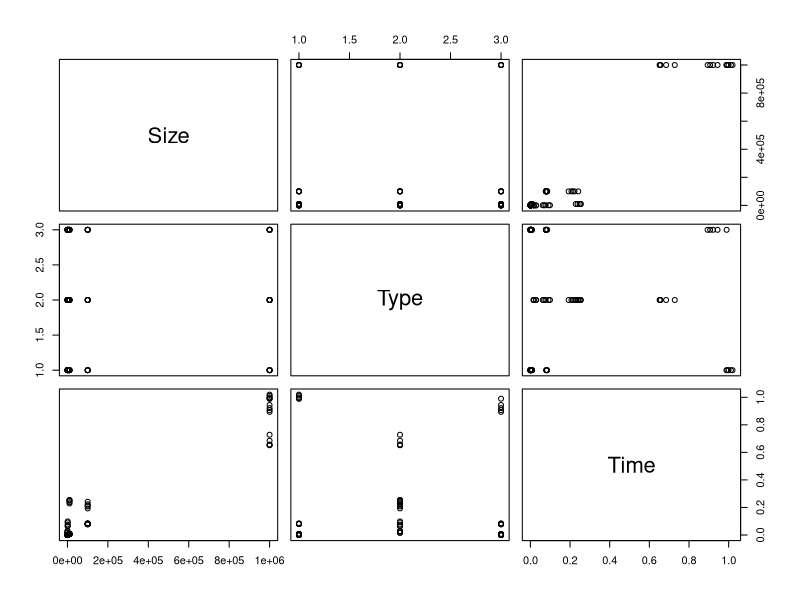
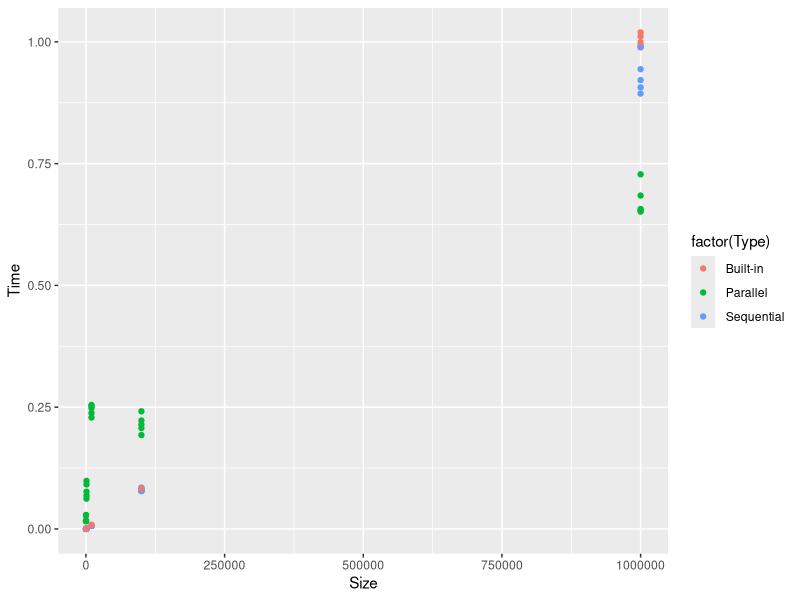
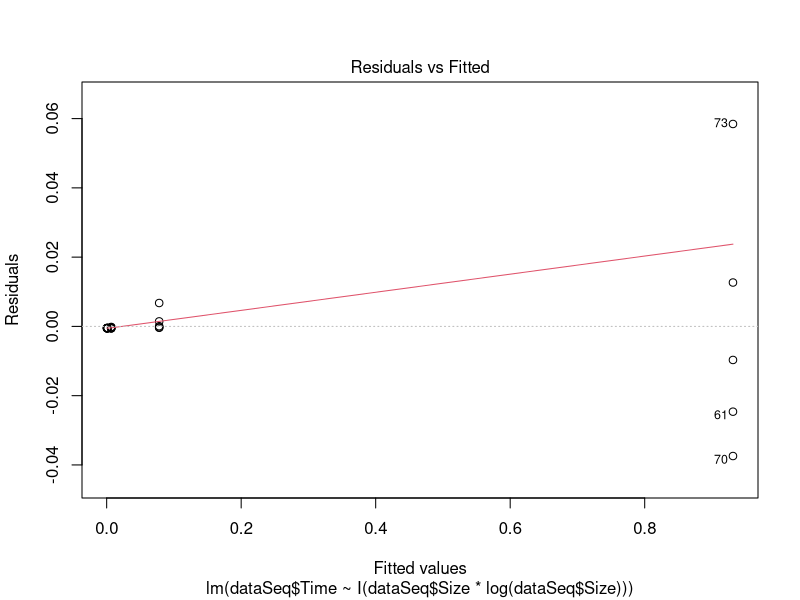
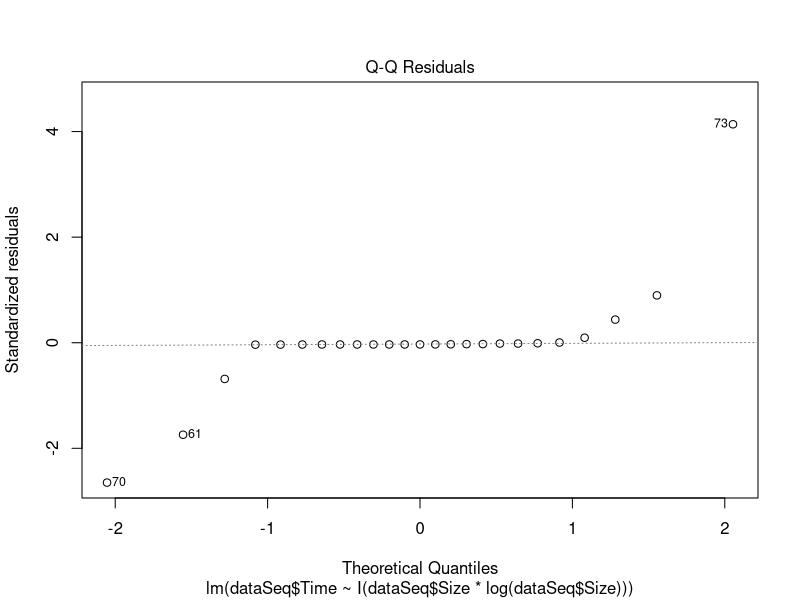
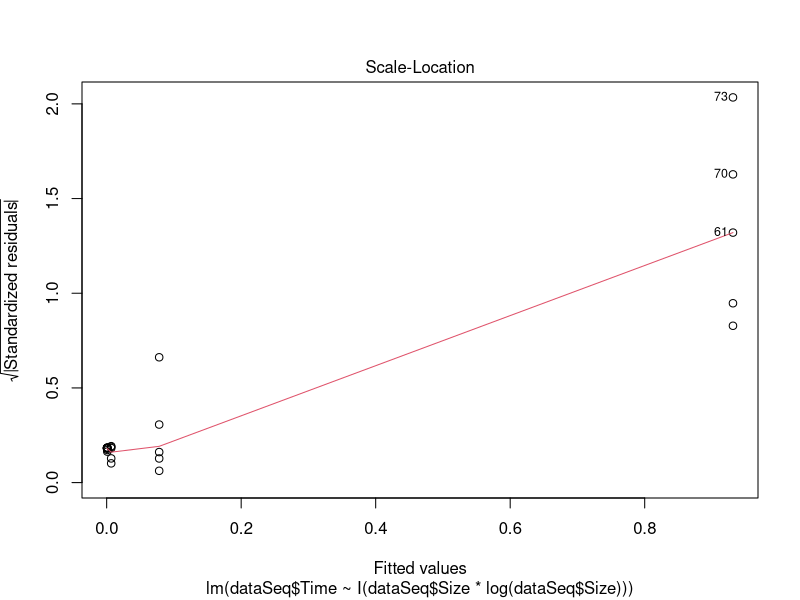
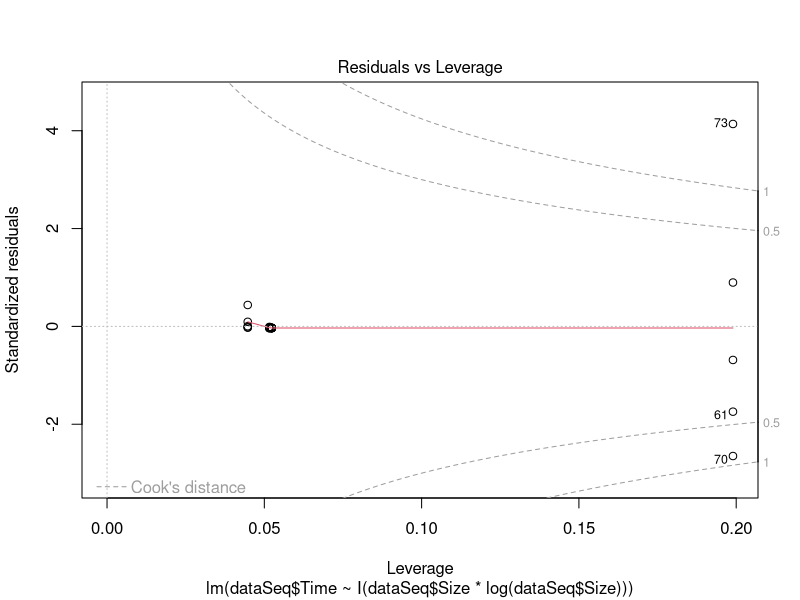
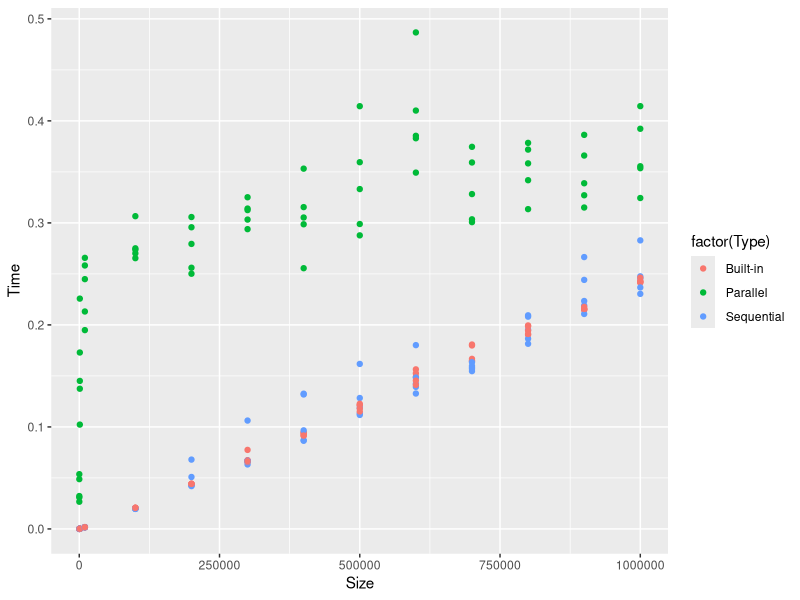
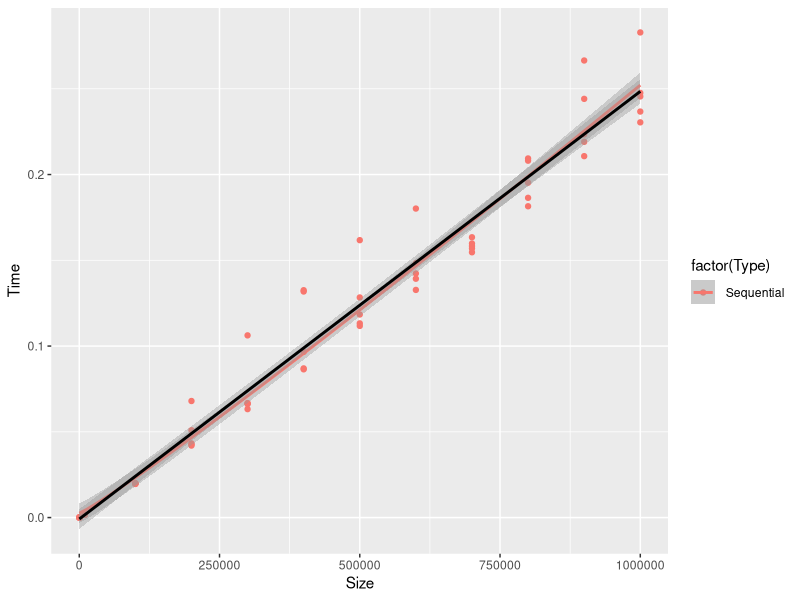

Generate these figures, in order, with R:
## ---- chunk 1
knitr::opts_chunk$set(echo = TRUE)
library(ggplot2)
## ---- chunk 2
data = read.csv("archive_quicksort/_measurements.csv")
plot(data)
head(data)
## ---- chunk 3
ggplot(data, aes(x=Size, y=Time, color = factor(Type))) + geom_point()
## ---- chunk 4
#test = aggregate(dataSeq$Time, by=list(Category=dataSeq$Size), FUN=mean)
dataSeq = data[data$Type==" Sequential",]
reg <- lm(data = dataSeq, dataSeq$Time~I(dataSeq$Size*log(dataSeq$Size)))
plot(reg)
summary(reg)
## ---- chunk 5
data_1 = read.csv("archive_quicksort/measurements_computer1.csv")

ggplot(data_1, aes(x=Size, y=Time, color = factor(Type))) + geom_point()
## ---- chunk 6
dataSeq_1 = data_1[data$Type==" Sequential",]
reg <- lm(data = dataSeq_1, dataSeq_1$Time~I(dataSeq_1$Size*log(dataSeq_1$Size)))
summary(reg)
## ---- chunk 7

graph = ggplot(dataSeq_1, aes(x=Size, y=Time, color = factor(Type))) + geom_point()

graph + geom_smooth(method = "lm", formula = y ~ I(x*log(x))) +  geom_smooth(method = "lm", formula = y ~ x, color="black") 
## ---- chunk 8
dataBIn_1 = data_1[data$Type==" Built-in",]
reg <- lm(data = dataBIn_1, dataBIn_1$Time~I(dataBIn_1$Size*log(dataBIn_1$Size)))
summary(reg)
graph = ggplot(dataBIn_1, aes(x=Size, y=Time, color = factor(Type))) + geom_point()

graph + geom_smooth(method = "lm", formula = y ~ I(x*log(x)))
## ---- chunk 9
dataPar_1 = data_1[data$Type==" Parallel",]
reg <- lm(data = dataPar_1, dataPar_1$Time~I(dataPar_1$Size*log(dataPar_1$Size)))
summary(reg)
graph = ggplot(dataPar_1, aes(x=Size, y=Time, color = factor(Type))) + geom_point()

graph + geom_smooth(method = "lm", formula = y ~ I(x*log(x)))
## ---- chunk 10
data_2 = read.csv("archive_quicksort/measurements_computer2.csv")
data_3 = read.csv("archive_quicksort/measurements_computer3.csv")

ggplot(data, aes(x=Size, y=Time, color = factor(Type))) + ggtitle("initial data set") + geom_point()
ggplot(data_1, aes(x=Size, y=Time, color = factor(Type))) + ggtitle("computer 1") + geom_point()
ggplot(data_2, aes(x=Size, y=Time, color = factor(Type))) + ggtitle("computer 2") + geom_point()
ggplot(data_3, aes(x=Size, y=Time, color = factor(Type))) + ggtitle("computer 3") + geom_point()
## ---- chunk 11

## ---- chunk 12
#rmarkdown::render("smpe.rmd")
## ---- chunk 13
#ggplot(data, aes(x=Size, y=Time, color = factor(Type))) + coord_trans(x = "log2", y = "log2") + #geom_point()
## ---- chunk 14
#dataSeq = data[data$Type==" Sequential",]
#ggplot(dataSeq, aes(x=Size, y=Time))  + coord_trans(x = "log2", y = "log2") + geom_point()
